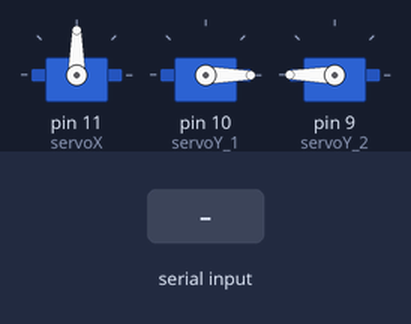
This sketch was run on a simulated Arduino Uno, built with avr-gcc and run on an emulated ATmega328P. Shown: 3 × servo. Inputs (shaded band) come from the test bench.

Above: at 1.2 s.
1.3 s: "30,150:" received over Serial
At 2.9 s:
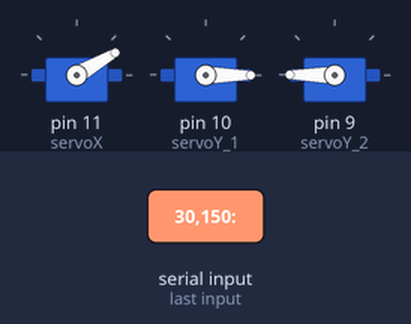
3.8 s: "5:" received over Serial
At 6.0 s:
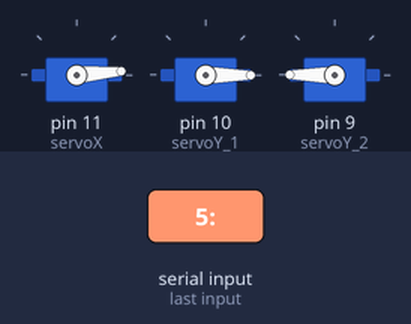
6.3 s: "200:" received over Serial
At 7.7 s:
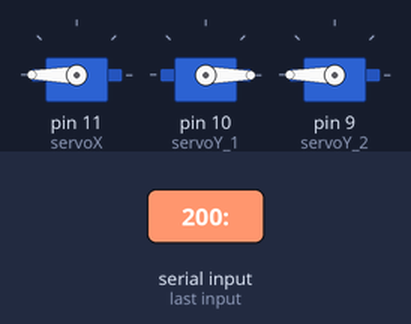
8.7 s: "90,45:" received over Serial
At 10.8 s:
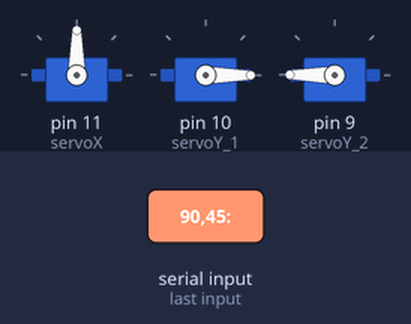
Timing chart, 0 to 12.2 s (numbered marks = the images above; inputs shaded):
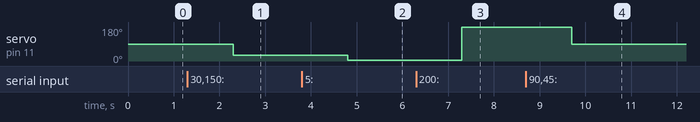

Measured:
- after the input at 1.3 s, servo on pin 11 (servoX): 90° → 30° after 1.0 s
- after the input at 3.8 s, servo on pin 11 (servoX): 30° → 5° after 1.0 s
- after the input at 6.3 s, servo on pin 11 (servoX): 5° → 180° after 1.0 s
- after the input at 8.7 s, servo on pin 11 (servoX): 180° → 90° after 1.0 s

The sketch:

ArduinoCOM_2DOF-Turret.ino
```cpp
#include <Servo.h>

Servo servoX; //yaw
Servo servoY_1; //pitch for one servo
Servo servoY_2;


int xServoPos = 90;
int yServoPos_1 = 0;
int yServoPos_2 = 180;

void setup() {
	Serial.begin(250000);
	servoX.attach(11);
	servoY_1.attach(10);
	servoY_2.attach(9);

	servoX.write(xServoPos);
	servoY_1.write(yServoPos_1);
	servoY_2.write(yServoPos_2);
	delay(10);
}

void loop() {
	int xDegree, yDegree;

	if (Serial.available() > 0) {
		xDegree = (Serial.readStringUntil(':')).toInt();
		yDegree = (Serial.readStringUntil('\n')).toInt();

		servoX.write(xDegree);
		delay(10);
        if (yDegree < yServoPos_1 /*&& degree != 0*/) {
            while (yServoPos_1 > yDegree) {
                servoY_1.write(yServoPos_1);
                servoY_2.write(yServoPos_2);
                //delay(2);
                //digitalWrite(LED, HIGH);
                yServoPos_1 -= 1;
                yServoPos_2 += 1; //goes in reverse
            }
            //digitalWrite(LED, LOW);
        }
        else if (yDegree > yServoPos_1) {
            while (yServoPos_1 < yDegree) {
                servoY_1.write(yServoPos_1);
                servoY_2.write(yServoPos_2);
                //delay(2);
                //digitalWrite(LED, HIGH);
                yServoPos_1 += 1;
                yServoPos_2 -= 1; //goes in reverse
            }
            //digitalWrite(LED, LOW);
        }
	}
	delay(10);
}
```
